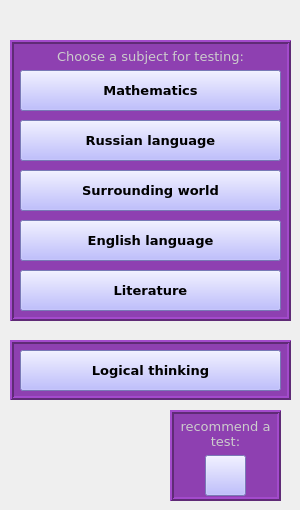
    <widget class="QWidget" name="class3TestPage">
     <widget class="QLabel" name="lthLbl3">
      <property name="geometry">
       <rect>
        <x>10</x>
        <y>340</y>
        <width>281</width>
        <height>60</height>
       </rect>
      </property>
      <property name="font">
       <font>
        <family>Verdana</family>
        <pointsize>10</pointsize>
        <weight>50</weight>
        <bold>false</bold>
        <stylestrategy>PreferAntialias</stylestrategy>
        <kerning>true</kerning>
       </font>
      </property>
      <property name="autoFillBackground">
       <bool>false</bool>
      </property>
      <property name="styleSheet">
       <string notr="true">background-color: rgb(142, 64, 177);
color: rgb(204, 204, 204);</string>
      </property>
      <property name="frameShape">
       <enum>QFrame::Box</enum>
      </property>
      <property name="frameShadow">
       <enum>QFrame::Raised</enum>
      </property>
      <property name="lineWidth">
       <number>2</number>
      </property>
      <property name="text">
       <string/>
      </property>
      <property name="alignment">
       <set>Qt::AlignHCenter|Qt::AlignTop</set>
      </property>
     </widget>
     <widget class="QPushButton" name="lBtn3">
      <property name="geometry">
       <rect>
        <x>20</x>
        <y>270</y>
        <width>261</width>
        <height>41</height>
       </rect>
      </property>
      <property name="font">
       <font>
        <family>Verdana</family>
        <pointsize>10</pointsize>
        <weight>75</weight>
        <bold>true</bold>
       </font>
      </property>
      <property name="autoFillBackground">
       <bool>false</bool>
      </property>
      <property name="styleSheet">
       <string notr="true">background-color: rgb(170, 170, 255);</string>
      </property>
      <property name="text">
       <string>Literature</string>
      </property>
      <property name="autoDefault">
       <bool>false</bool>
      </property>
      <property name="default">
       <bool>false</bool>
      </property>
      <property name="flat">
       <bool>false</bool>
      </property>
     </widget>
     <widget class="QPushButton" name="rlBtn3">
      <property name="geometry">
       <rect>
        <x>20</x>
        <y>120</y>
        <width>261</width>
        <height>41</height>
       </rect>
      </property>
      <property name="font">
       <font>
        <family>Verdana</family>
        <pointsize>10</pointsize>
        <weight>75</weight>
        <bold>true</bold>
       </font>
      </property>
      <property name="autoFillBackground">
       <bool>false</bool>
      </property>
      <property name="styleSheet">
       <string notr="true">background-color: rgb(170, 170, 255);</string>
      </property>
      <property name="text">
       <string>Russian language</string>
      </property>
      <property name="autoDefault">
       <bool>false</bool>
      </property>
      <property name="default">
       <bool>false</bool>
      </property>
      <property name="flat">
       <bool>false</bool>
      </property>
     </widget>
     <widget class="QPushButton" name="swBtn3">
      <property name="geometry">
       <rect>
        <x>20</x>
        <y>170</y>
        <width>261</width>
        <height>41</height>
       </rect>
      </property>
      <property name="font">
       <font>
        <family>Verdana</family>
        <pointsize>10</pointsize>
        <weight>75</weight>
        <bold>true</bold>
       </font>
      </property>
      <property name="autoFillBackground">
       <bool>false</bool>
      </property>
      <property name="styleSheet">
       <string notr="true">background-color: rgb(170, 170, 255);</string>
      </property>
      <property name="text">
       <string>Surrounding world</string>
      </property>
      <property name="autoDefault">
       <bool>false</bool>
      </property>
      <property name="default">
       <bool>false</bool>
      </property>
      <property name="flat">
       <bool>false</bool>
      </property>
     </widget>
     <widget class="QPushButton" name="lthBtn3">
      <property name="geometry">
       <rect>
        <x>20</x>
        <y>350</y>
        <width>261</width>
        <height>41</height>
       </rect>
      </property>
      <property name="font">
       <font>
        <family>Verdana</family>
        <pointsize>10</pointsize>
        <weight>75</weight>
        <bold>true</bold>
       </font>
      </property>
      <property name="autoFillBackground">
       <bool>false</bool>
      </property>
      <property name="styleSheet">
       <string notr="true">background-color: rgb(170, 170, 255);</string>
      </property>
      <property name="text">
       <string>Logical thinking</string>
      </property>
      <property name="autoDefault">
       <bool>false</bool>
      </property>
      <property name="default">
       <bool>false</bool>
      </property>
      <property name="flat">
       <bool>false</bool>
      </property>
     </widget>
     <widget class="QPushButton" name="mathBtn3">
      <property name="geometry">
       <rect>
        <x>20</x>
        <y>70</y>
        <width>261</width>
        <height>41</height>
       </rect>
      </property>
      <property name="font">
       <font>
        <family>Verdana</family>
        <pointsize>10</pointsize>
        <weight>75</weight>
        <bold>true</bold>
       </font>
      </property>
      <property name="autoFillBackground">
       <bool>false</bool>
      </property>
      <property name="styleSheet">
       <string notr="true">background-color: rgb(170, 170, 255);</string>
      </property>
      <property name="text">
       <string>Mathematics</string>
      </property>
      <property name="autoDefault">
       <bool>false</bool>
      </property>
      <property name="default">
       <bool>false</bool>
      </property>
      <property name="flat">
       <bool>false</bool>
      </property>
     </widget>
     <widget class="QLabel" name="chooseLbl3">
      <property name="geometry">
       <rect>
        <x>10</x>
        <y>40</y>
        <width>281</width>
        <height>281</height>
       </rect>
      </property>
      <property name="font">
       <font>
        <family>Verdana</family>
        <pointsize>10</pointsize>
        <weight>50</weight>
        <bold>false</bold>
        <stylestrategy>PreferAntialias</stylestrategy>
        <kerning>true</kerning>
       </font>
      </property>
      <property name="autoFillBackground">
       <bool>false</bool>
      </property>
      <property name="styleSheet">
       <string notr="true">background-color: rgb(142, 64, 177);
color: rgb(204, 204, 204);</string>
      </property>
      <property name="frameShape">
       <enum>QFrame::Box</enum>
      </property>
      <property name="frameShadow">
       <enum>QFrame::Raised</enum>
      </property>
      <property name="lineWidth">
       <number>2</number>
      </property>
      <property name="text">
       <string>Choose a subject for testing:</string>
      </property>
      <property name="alignment">
       <set>Qt::AlignHCenter|Qt::AlignTop</set>
      </property>
     </widget>
     <widget class="QPushButton" name="enBtn3">
      <property name="geometry">
       <rect>
        <x>20</x>
        <y>220</y>
        <width>261</width>
        <height>41</height>
       </rect>
      </property>
      <property name="font">
       <font>
        <family>Verdana</family>
        <pointsize>10</pointsize>
        <weight>75</weight>
        <bold>true</bold>
       </font>
      </property>
      <property name="autoFillBackground">
       <bool>false</bool>
      </property>
      <property name="styleSheet">
       <string notr="true">background-color: rgb(170, 170, 255);</string>
      </property>
      <property name="text">
       <string>English language</string>
      </property>
      <property name="autoDefault">
       <bool>false</bool>
      </property>
      <property name="default">
       <bool>false</bool>
      </property>
      <property name="flat">
       <bool>false</bool>
      </property>
     </widget>
     <widget class="QPushButton" name="recBtn3">
      <property name="geometry">
       <rect>
        <x>205</x>
        <y>455</y>
        <width>41</width>
        <height>41</height>
       </rect>
      </property>
      <property name="font">
       <font>
        <family>Verdana</family>
        <pointsize>10</pointsize>
        <weight>75</weight>
        <bold>true</bold>
       </font>
      </property>
      <property name="layoutDirection">
       <enum>Qt::LeftToRight</enum>
      </property>
      <property name="autoFillBackground">
       <bool>false</bool>
      </property>
      <property name="styleSheet">
       <string notr="true">background-color: rgb(170, 170, 255);</string>
      </property>
      <property name="text">
       <string/>
      </property>
      <property name="icon">
       <iconset>
        <normaloff>F:/van/finger.png</normaloff>F:/van/finger.png</iconset>
      </property>
      <property name="iconSize">
       <size>
        <width>50</width>
        <height>50</height>
       </size>
      </property>
      <property name="autoDefault">
       <bool>false</bool>
      </property>
      <property name="default">
       <bool>false</bool>
      </property>
      <property name="flat">
       <bool>false</bool>
      </property>
     </widget>
     <widget class="QLabel" name="choodeLbl1_7">
      <property name="geometry">
       <rect>
        <x>170</x>
        <y>410</y>
        <width>111</width>
        <height>91</height>
       </rect>
      </property>
      <property name="font">
       <font>
        <family>Verdana</family>
        <pointsize>10</pointsize>
        <weight>50</weight>
        <bold>false</bold>
        <stylestrategy>PreferAntialias</stylestrategy>
        <kerning>true</kerning>
       </font>
      </property>
      <property name="autoFillBackground">
       <bool>false</bool>
      </property>
      <property name="styleSheet">
       <string notr="true">background-color: rgb(142, 64, 177);
color: rgb(204, 204, 204);</string>
      </property>
      <property name="frameShape">
       <enum>QFrame::Box</enum>
      </property>
      <property name="frameShadow">
       <enum>QFrame::Raised</enum>
      </property>
      <property name="lineWidth">
       <number>2</number>
      </property>
      <property name="text">
       <string>recommend a test:</string>
      </property>
      <property name="alignment">
       <set>Qt::AlignHCenter|Qt::AlignTop</set>
      </property>
      <property name="wordWrap">
       <bool>true</bool>
      </property>
     </widget>
     <zorder>choodeLbl1_7</zorder>
     <zorder>chooseLbl3</zorder>
     <zorder>lthLbl3</zorder>
     <zorder>lBtn3</zorder>
     <zorder>rlBtn3</zorder>
     <zorder>swBtn3</zorder>
     <zorder>lthBtn3</zorder>
     <zorder>mathBtn3</zorder>
     <zorder>enBtn3</zorder>
     <zorder>recBtn3</zorder>
    </widget>
